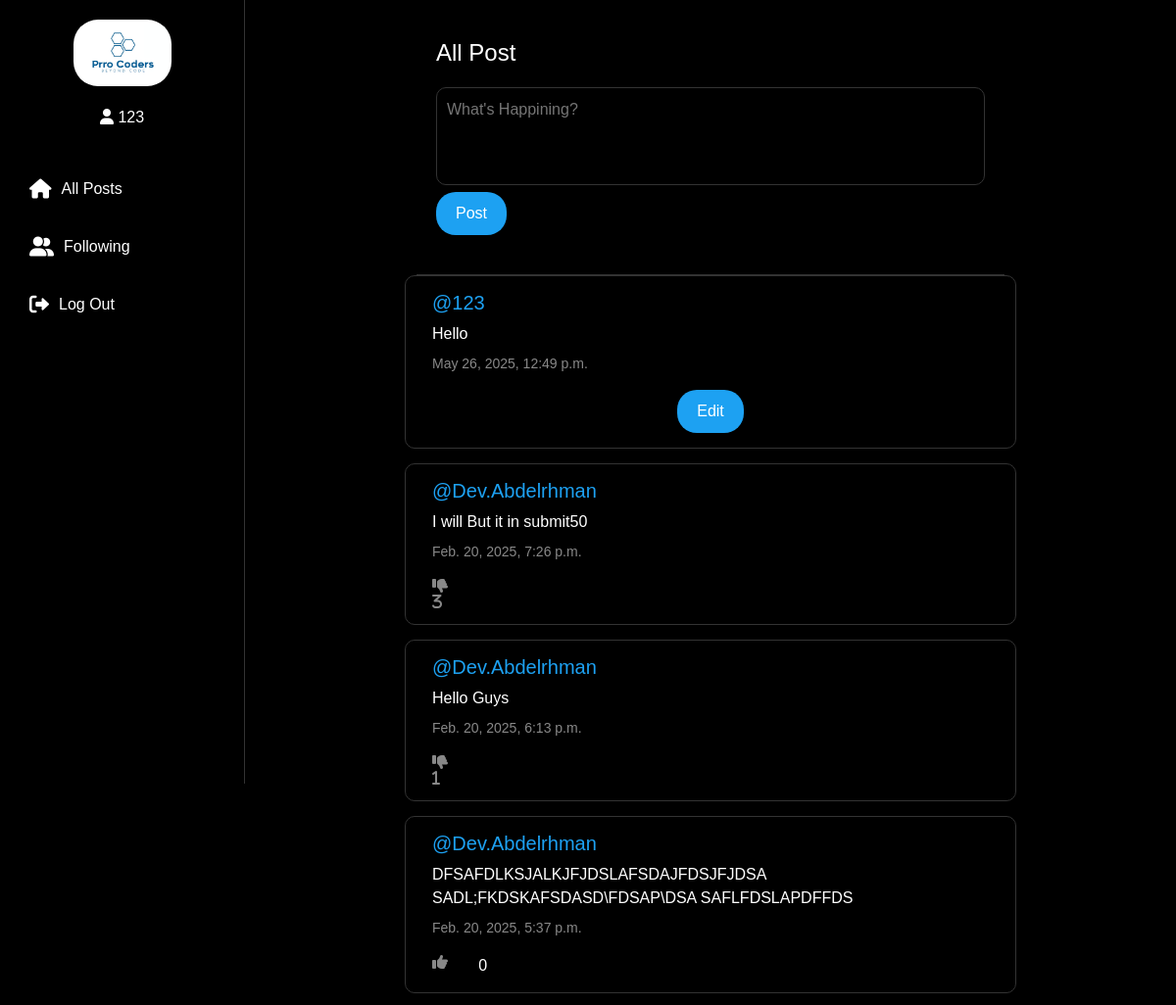
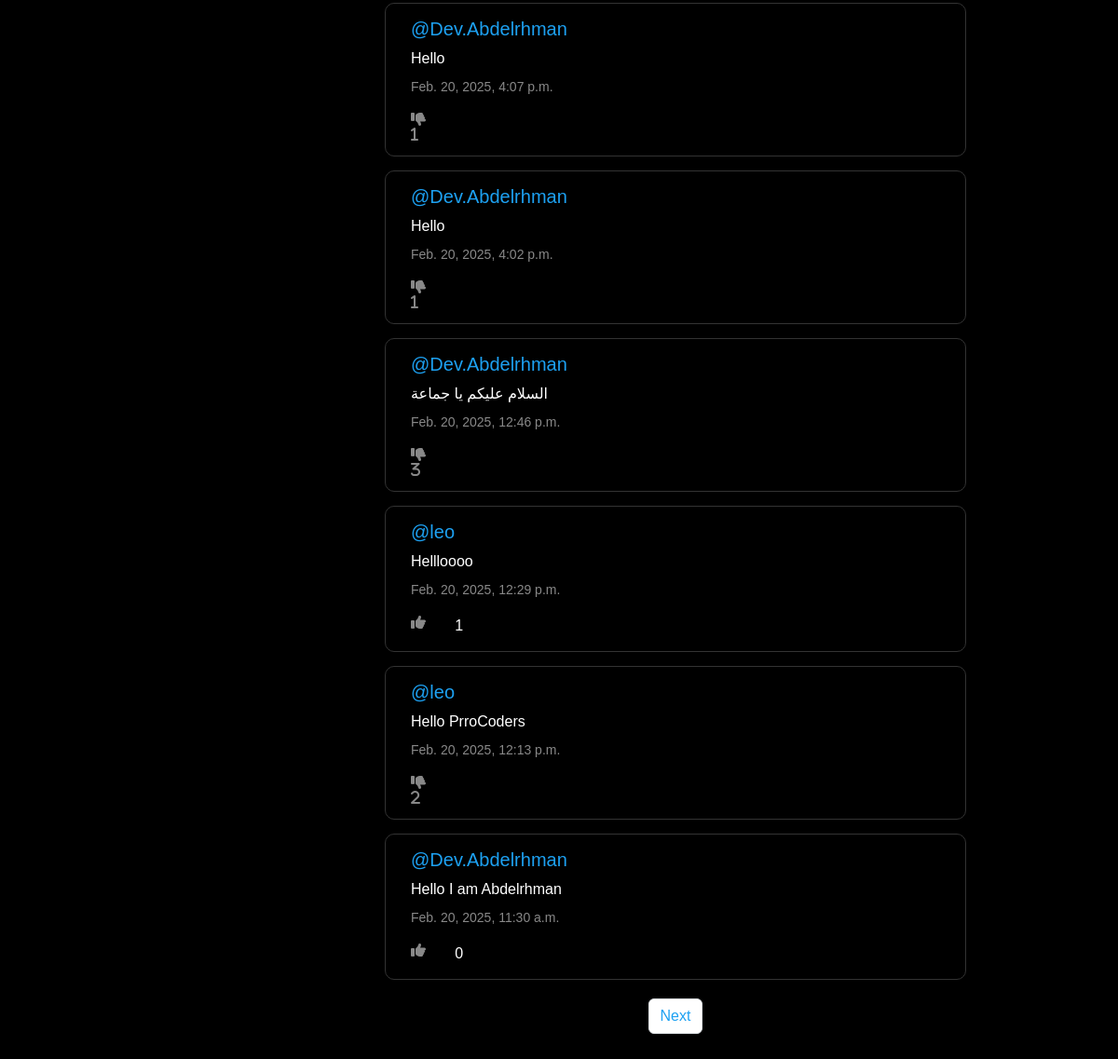
Page / (signed in) on the committed database (2 pictures, top to bottom).
### network/models.py (models this page shows, shortened)
class User(AbstractUser):
    pass

class Post(models.Model):
    content = models.CharField(max_length=140)
    user = models.ForeignKey(User, on_delete=models.CASCADE, related_name='auther')
    date = models.DateTimeField(auto_now_add=True)

### network/views.py (the view)
# urls.py: path("", views.index, name="index"),
def index(request):
    allPosts = Post.objects.all().order_by('id').reverse()
    paginater = Paginator(allPosts, 10)
    page_number = request.GET.get('page')
    posts_of_the_page = paginater.get_page(page_number)
    allLikes = Like.objects.all()
    whoYouLiked = []
    try:
        for like in allLikes :
            if like.user.id == request.user.id:
                whoYouLiked.append(like.post.id)
    except:
        whoYouLiked = []
    return render(request, "network/index.html", {
        'allPosts': allPosts,
        'post_of_the_page': posts_of_the_page,
        'whoYouLiked': whoYouLiked,
    })

### network/templates/network/index.html (shortened to what this page needs)
{% extends "network/layout.html" %}
{% block body %}
    {% if user.is_authenticated %}
    <div class="fix">
        <h2 class="All_Post">All Post</h2>
        <div class="new-post" >
            <form action="{% url 'newPost' %}" method="post" class="New_Post-form" >
                <textarea name="content" class="New_Post" placeholder="What's Happining?"></textarea>
                <br>
                <input type="submit" value="Post" class="btn btn-primary">
            </form>
        </div>
    </div>
    {% endif %}
    <div class="all-posts">
        {% for post in post_of_the_page %}
        <div class="row post">
            <h5 class="username"><a href="{% url 'profile' post.user.id %}">@{{post.user}}</a></h5>
            <h6 class="content" id="content_{{post.id}}">{{post.content}}</h6>
            <p class="date">{{post.date}}</p>
            {% if user.is_authenticated %}
                {% if user == post.user %}
                    <div class="d-flex justify-content-around">
                        <button class="btn btn-primary" data-bs-toggle="modal" data-bs-target="#modal_edit_post_{{ post.id }}">
                            Edit
                        </button>
                    </div>
                {% else %}
                    {% if post.id in whoYouLiked %}
                    <a class="fa fa-thumbs-down col-1" id="{{post.id}}" onclick="likehandler({{post.id}},{{whoYouLiked}}) " style="text-decoration: none;"> {{post.post_like.count}}</a>
                    {% else %}
                    <a class="fa fa-thumbs-up col-1" id="{{post.id}}" onclick="likehandler({{post.id}},{{whoYouLiked}})" style="text-decoration: none;"> </a>{{post.post_like.count}}
                    {% endif %}
                {% endif %}
            {% endif %}
        </div>
        {% endfor %}
        <nav aria-label="Page navigation example">
            <ul class="pagination d-fleex justify-content-center">
                {% if post_of_the_page.has_next %}
                    <li class="page-item"><a class="page-link" href="?page={{post_of_the_page.next_page_number}}">Next</a></li>
                {% endif %}
            </ul>
          </nav>
    </div>
{% endblock %}

### network/templates/network/layout.html (shortened to what this page needs)
{% load static %}
<!DOCTYPE html>
<html lang="en">
    <head>
        <link href="https://cdn.jsdelivr.net/npm/bootstrap@5.3.0/dist/css/bootstrap.min.css" rel="stylesheet">
        <link rel="stylesheet" href="https://cdnjs.cloudflare.com/ajax/libs/font-awesome/6.0.0-beta3/css/all.min.css">
        <link href="{% static 'network/styles.css' %}" rel="stylesheet">
    </head>
    <body>
        <nav class="sidebar">
            <a class="sidebar-logo" href="{% url 'index' %}">
                <img src="{% static 'Prro Coders.jpg' %}" alt="PrroCoders" width="100px" style="border-radius: 25px;">
            </a>
            {% if user.is_authenticated %}
                <a class="nav-link" href="{% url 'profile' user_id=request.user.id %}">
                <i class="fas fa-user"></i>
                <span>{{user}}</span>
            </a>
            {% endif %}
            <br>
            <ul class="sidebar-nav">
                <li class="nav-item">
                    <a class="nav-link" href="{% url 'index' %}">
                        <i class="fas fa-home"></i>
                        <span>All Posts</span>
                    </a>
                </li>
                {% if user.is_authenticated %}
                    <li class="nav-item">
                        <a class="nav-link" href="{% url 'following' %}">
                            <i class="fas fa-user-friends"></i>
                            <span>Following</span>
                        </a>
                    </li>
                    <li class="nav-item">
                        <a class="nav-link" href="{% url 'logout' %}">
                            <i class="fas fa-sign-out-alt"></i>
                            <span>Log Out</span>
                        </a>
                    </li>
                {% endif %}
            </ul>
        </nav>
        <div class="main-content">
            {% block body %}
            {% endblock %}
        </div>
    </body>
</html>

### network/static/network/styles.css (style rules this page uses)
body { font-family: Arial, sans-serif; background-color: #000; color: #fff; margin: 0; padding: 0; overflow-x: hidden; }
.sidebar { width: 250px; height: 100vh; background-color: #000; position: fixed; padding: 20px; border-right: 1px solid #333; display: flex; flex-direction: column; align-items: center; }
.sidebar-logo { margin-bottom: 20px; }
.sidebar-nav { list-style: none; padding: 0; width: 100%; }
.sidebar-nav li { margin: 15px 0; }
.sidebar-nav li a { color: #fff; text-decoration: none; display: flex; align-items: center; padding: 10px; border-radius: 10px; transition: background-color 0.3s; }
.sidebar-nav li a i { margin-right: 10px; font-size: 20px; }
.main-content { margin-left: 250px; padding: 20px; }
.fix { max-width: 600px; margin: 0 auto; padding: 20px; border-bottom: 1px solid #333; }
.All_Post { font-size: 24px; margin-bottom: 20px; }
.new-post { margin-bottom: 20px; }
.New_Post-form { width: 100%; }
.New_Post { width: 100%; height: 100px; padding: 10px; border: 1px solid #333; border-radius: 10px; background-color: #000; color: #fff; resize: none; }
.btn-primary { background-color: #1DA1F2; border: none; padding: 10px 20px; border-radius: 20px; cursor: pointer; color: #fff; }
.all-posts { max-width: 600px; margin: 0 auto; }
.post { background-color: #000; border: 1px solid #333; border-radius: 10px; padding: 15px; margin-bottom: 15px; }
.username a { color: #1DA1F2; text-decoration: none; }
.content { font-size: 16px; line-height: 1.5; }
.date { color: #888; font-size: 14px; }
.fa-thumbs-up, .fa-thumbs-down { color: #888; cursor: pointer; margin-right: 10px; }
.pagination { display: flex; justify-content: center; margin-top: 20px; }
.page-link { color: #1DA1F2; text-decoration: none; margin: 0 10px; }

### rows in the picture
User: username "123"
Post: user "123", content "Hello", date "May 26, 2025, 12:49 p.m."
Post: user "Dev.Abdelrhman", content "I will But it in submit50", date "Feb. 20, 2025, 7:26 p.m.", post_like.count "3"
Post: user "Dev.Abdelrhman", content "Hello Guys", date "Feb. 20, 2025, 6:13 p.m.", post_like.count "1"
Post: user "Dev.Abdelrhman", content "DFSAFDLKSJALKJFJDSLAFSDAJFDSJFJDSA SADL;FKDSKAFSDASD\\FDSAP\\DSA SAFLFDSLAPDFFDS", date "Feb. 20, 2025, 5:37 p.m.", post_like.count "0"
Post: user "Dev.Abdelrhman", content "Hello", date "Feb. 20, 2025, 4:07 p.m.", post_like.count "1"
Post: user "Dev.Abdelrhman", content "Hello", date "Feb. 20, 2025, 4:02 p.m.", post_like.count "1"
Post: user "Dev.Abdelrhman", content "السلام عليكم يا جماعة", date "Feb. 20, 2025, 12:46 p.m.", post_like.count "3"
Post: user "leo", content "Hellloooo", date "Feb. 20, 2025, 12:29 p.m.", post_like.count "1"
Post: user "leo", content "Hello PrroCoders", date "Feb. 20, 2025, 12:13 p.m.", post_like.count "2"
Post: user "Dev.Abdelrhman", content "Hello I am Abdelrhman", date "Feb. 20, 2025, 11:30 a.m.", post_like.count "0"
